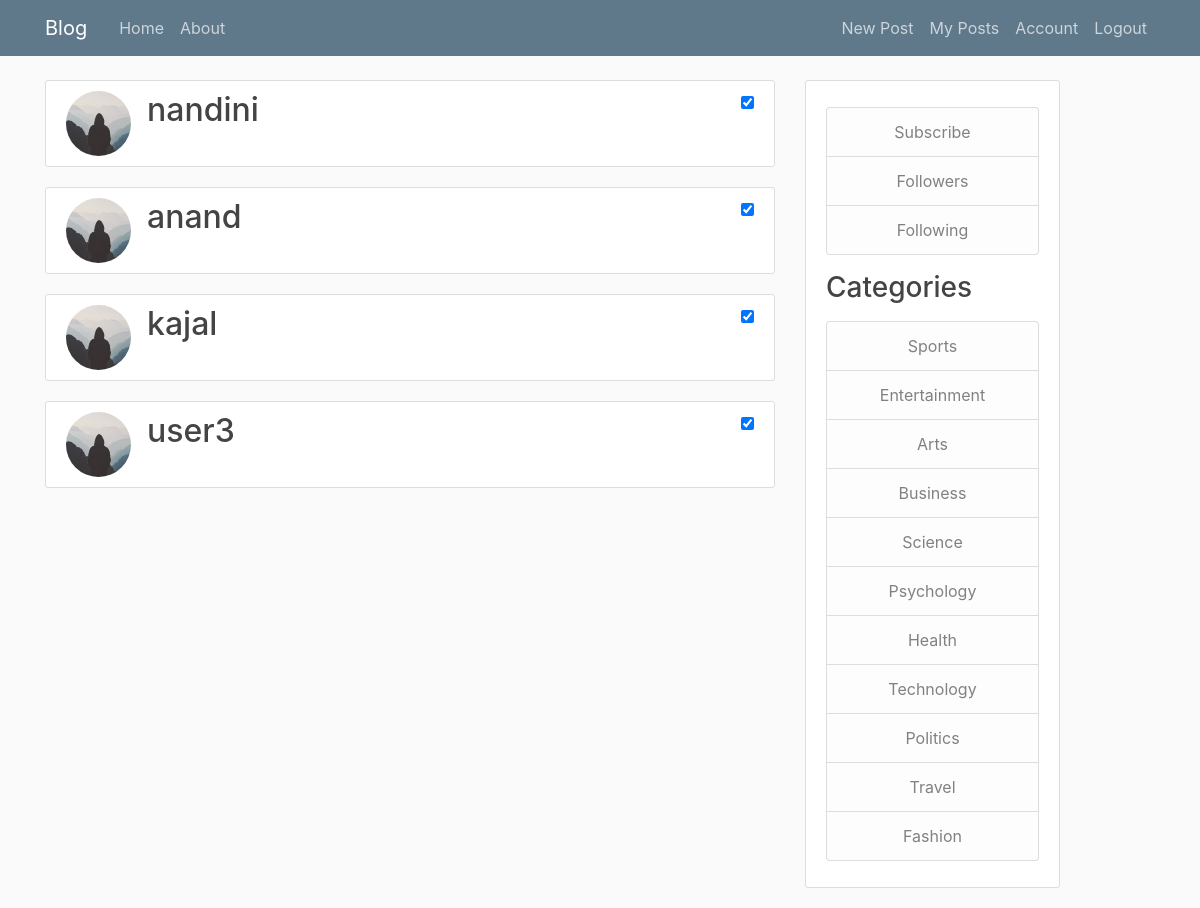
/following (signed in), run on the app's committed database.
### flaskblog/models.py (models this page shows, shortened)
class User(db.Model, UserMixin): #TO CREATE USER MODEL
    id = db.Column(db.Integer, primary_key=True) #TO CREATE ID ATTRIBUTE OR COLUMN
    username = db.Column(db.String(20), unique=True, nullable=False)
    email = db.Column(db.String(120), unique=True, nullable=False)
    image_file = db.Column(db.String(20), nullable=False, default='default.jpg')
    password = db.Column(db.String(60), nullable=False)
    posts = db.relationship('Post', backref='author', lazy=True)
    subscribers = db.relationship('Subscriber', backref='poster', lazy=True)

### flaskblog/routes.py (the view, shortened to what this page needs)
@app.route("/following", methods=['GET', 'POST'])
@login_required
def following():
	form = FollowingForm(follow_unfollow=True)
	users = User.query.order_by(User.id.asc())
	followings = Subscriber.query.filter_by(subscriber_id=current_user.id)
	subs = []
	for x in followings:
		subs.append(x.poster_id)
	poster_id = request.args.get('poster_id', default=None)
	poster_name = request.args.get('poster_name', default=None)
	subscribe_checkbox = form.follow_unfollow.data
	return render_template('following.html',title='Following',users=users,current_user=current_user,form=form,subs=subs)

### flaskblog/forms.py
class FollowingForm(FlaskForm):
    poster_id = StringField('Poster_Id', validators=[DataRequired()])
    poster_name = StringField('Poster_Name', validators=[DataRequired()])
    follow_unfollow = BooleanField('')

### flaskblog/models.py (called while the page is built)
@login_manager.user_loader #DECORATOR
def load_user(user_id):
    return User.query.get(int(user_id))

### flaskblog/templates/following.html (shortened to what this page needs)
{% extends "layout.html" %}
{% block content %}
  {% for user in users %}
    {% if user != current_user and user.id in subs %}
    <article class="media content-section">
      <img class="rounded-circle article-img" src="{{ url_for('static', filename='profile_pics/' + user.image_file) }}">
        <div class="media-body">
          <h2><a class="article-title">{{ user.username }}</a></h2>
        </div>
        <form method="POST" action="{{url_for('following',poster_id=user.id,poster_name=user.username)}}">
          {{ form.follow_unfollow(onclick="this.form.submit()") }}
        </form>
    </article>
    {% endif %}
  {% endfor %}
{% endblock %}

### flaskblog/static/main.css (style rules this page uses)
body { background: #fafafa; color: #333333; margin-top: 5rem; }
h1, h2, h3, h4, h5, h6 { color: #444444; }
.content-section { background: #ffffff; padding: 10px 20px; border: 1px solid #dddddd; border-radius: 3px; margin-bottom: 20px; }
.article-title { color: #444444; }
.article-img { height: 65px; width: 65px; margin-right: 16px; }

### data on the page
User: image_file (placeholder picture), username "nandini"
User: image_file (placeholder picture), username "anand"
User: image_file (placeholder picture), username "kajal"
User: image_file (placeholder picture), username "user3"
